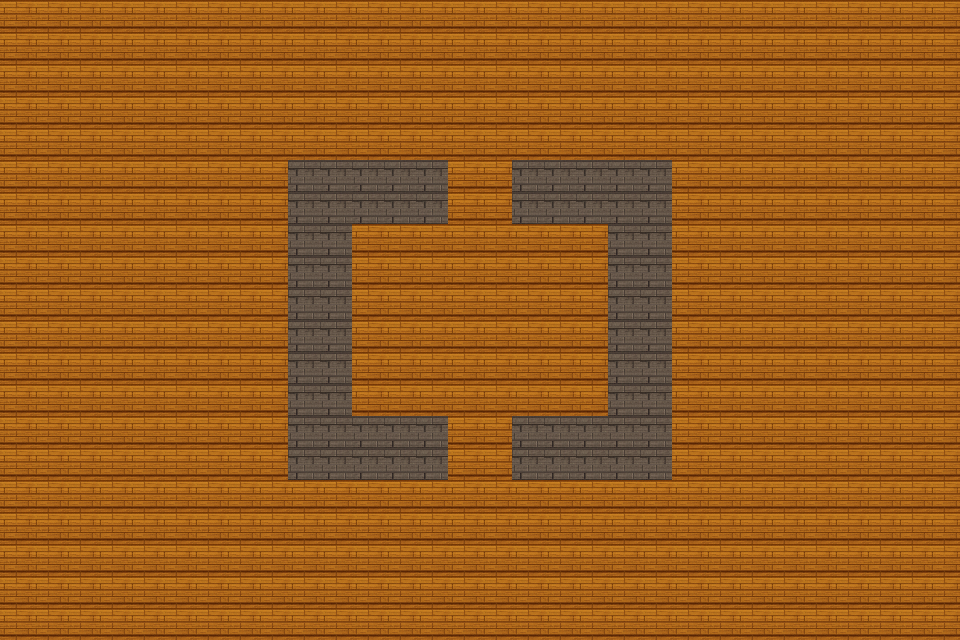

A level layout from a 2D game, rendered from its tile map. Below: a short description, then the map file with its tile-grid data intact:
An orthogonal 30x20 tile map with 32x32 px tiles, 1 tile layer (Vrstva dlaždic 1), 2 tilesets.

<map version="1.10" tiledversion="1.11.2" orientation="orthogonal" renderorder="right-down" width="30" height="20" tilewidth="32" tileheight="32" infinite="0" nextlayerid="2" nextobjectid="1">
 <tileset firstgid="1" source="Textury.tsx" />
 <tileset firstgid="7" name="textury2" tilewidth="1" tileheight="1" tilecount="0" columns="0" />
 <layer id="1" name="Vrstva dlaždic 1" width="30" height="20">
  <data encoding="csv">
5,5,5,5,5,5,5,5,5,5,5,5,5,5,5,5,5,5,5,5,5,5,5,5,5,5,5,5,5,5,
5,5,5,5,5,5,5,5,5,5,5,5,5,5,5,5,5,5,5,5,5,5,5,5,5,5,5,5,5,5,
5,5,5,5,5,5,5,5,5,5,5,5,5,5,5,5,5,5,5,5,5,5,5,5,5,5,5,5,5,5,
5,5,5,5,5,5,5,5,5,5,5,5,5,5,5,5,5,5,5,5,5,5,5,5,5,5,5,5,5,5,
5,5,5,5,5,5,5,5,5,5,5,5,5,5,5,5,5,5,5,5,5,5,5,5,5,5,5,5,5,5,
5,5,5,5,5,5,5,5,5,6,6,6,6,6,5,5,6,6,6,6,6,5,5,5,5,5,5,5,5,5,
5,5,5,5,5,5,5,5,5,6,6,6,6,6,5,5,6,6,6,6,6,5,5,5,5,5,5,5,5,5,
5,5,5,5,5,5,5,5,5,6,6,5,5,5,5,5,5,5,5,6,6,5,5,5,5,5,5,5,5,5,
5,5,5,5,5,5,5,5,5,6,6,5,5,5,5,5,5,5,5,6,6,5,5,5,5,5,5,5,5,5,
5,5,5,5,5,5,5,5,5,6,6,5,5,5,5,5,5,5,5,6,6,5,5,5,5,5,5,5,5,5,
5,5,5,5,5,5,5,5,5,6,6,5,5,5,5,5,5,5,5,6,6,5,5,5,5,5,5,5,5,5,
5,5,5,5,5,5,5,5,5,6,6,5,5,5,5,5,5,5,5,6,6,5,5,5,5,5,5,5,5,5,
5,5,5,5,5,5,5,5,5,6,6,5,5,5,5,5,5,5,5,6,6,5,5,5,5,5,5,5,5,5,
5,5,5,5,5,5,5,5,5,6,6,6,6,6,5,5,6,6,6,6,6,5,5,5,5,5,5,5,5,5,
5,5,5,5,5,5,5,5,5,6,6,6,6,6,5,5,6,6,6,6,6,5,5,5,5,5,5,5,5,5,
5,5,5,5,5,5,5,5,5,5,5,5,5,5,5,5,5,5,5,5,5,5,5,5,5,5,5,5,5,5,
5,5,5,5,5,5,5,5,5,5,5,5,5,5,5,5,5,5,5,5,5,5,5,5,5,5,5,5,5,5,
5,5,5,5,5,5,5,5,5,5,5,5,5,5,5,5,5,5,5,5,5,5,5,5,5,5,5,5,5,5,
5,5,5,5,5,5,5,5,5,5,5,5,5,5,5,5,5,5,5,5,5,5,5,5,5,5,5,5,5,5,
5,5,5,5,5,5,5,5,5,5,5,5,5,5,5,5,5,5,5,5,5,5,5,5,5,5,5,5,5,5
</data>
 </layer>
</map>